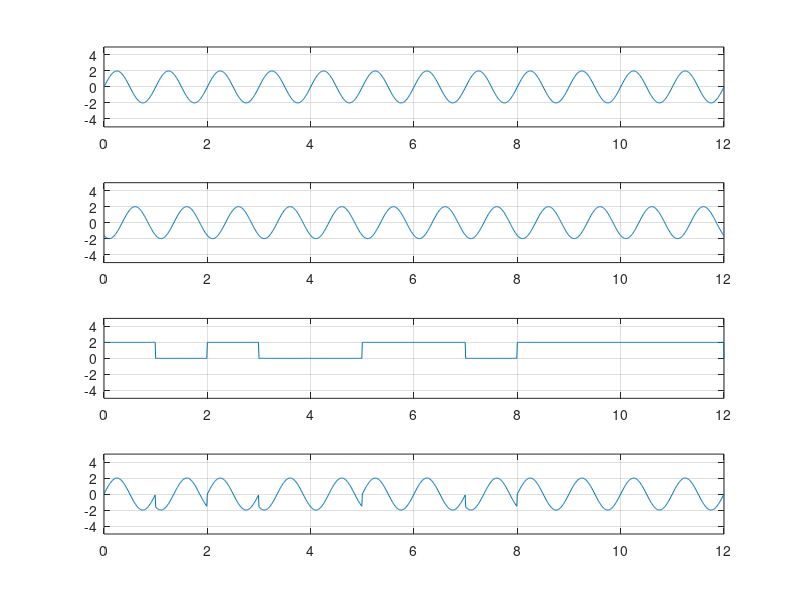

The MATLAB script that drew this image:
%Digital signal....
%ASK 1 = has signal else no;

clear all;
clc;
bit = [1, 0, 1, 0, 0, 1, 1, 0, 1, 1, 1, 1];

v = 2;

am = 2;
fm = 1;
fs = 100;
bit_duration = 1; % bitrate = 1/bitduration
T = length(bit) * bit_duration; % len/bitrate.
t = 0:1/fs:T;

x_analog = am*sin(2*pi*fm*t);
subplot(4, 1, 1);
plot(t,x_analog);
xlim([0, T]);
ylim([-5, 5]);
grid on;

x_analog_2 = am*sin(2*pi*fm*t+180);
subplot(4, 1, 2);
plot(t,x_analog_2);
xlim([0, T]);
ylim([-5, 5]);
grid on;

x_digital = zeros(1, length(t));

%encoding
for i = 1:length(bit)
    from = (i-1)*fs*bit_duration+1;
    to = i*fs*bit_duration;
    
    if bit(i) == 1
        x_digital(from : to) = v;        
    else
        x_digital(from : to) = 0;
    end
end

subplot(4,1, 3);
plot(t, x_digital);
xlim([0, T]);
ylim([-5, 5]);
grid on;

%FSK
fsk = zeros(1, length(t));

for i = 1:length(bit)
    from = (i-1)*fs*bit_duration+1;
    to = i*fs*bit_duration;
    
    if bit(i) == 1
        fsk(from:to) = x_analog(from:to);
    else
        fsk(from:to) = x_analog_2(from:to);
    end
end

subplot(4,1, 4);
plot(t, fsk);
xlim([0, T]);
ylim([-5, 5]);
grid on;